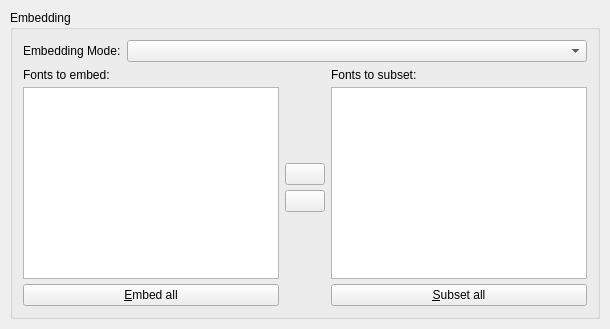
  <widget class="QWidget" name="tabFonts">
   <attribute name="title">
    <string>&amp;Fonts</string>
   </attribute>
   <layout class="QVBoxLayout" name="verticalLayout_2">
    <property name="spacing">
     <number>5</number>
    </property>
    <property name="leftMargin">
     <number>10</number>
    </property>
    <property name="topMargin">
     <number>10</number>
    </property>
    <property name="rightMargin">
     <number>10</number>
    </property>
    <property name="bottomMargin">
     <number>10</number>
    </property>
    <item>
     <widget class="QGroupBox" name="groupFont">
      <property name="title">
       <string>Embedding</string>
      </property>
      <layout class="QVBoxLayout" name="groupFontLayout">
       <property name="leftMargin">
        <number>10</number>
       </property>
       <property name="topMargin">
        <number>10</number>
       </property>
       <property name="rightMargin">
        <number>10</number>
       </property>
       <property name="bottomMargin">
        <number>10</number>
       </property>
       <item>
        <layout class="QHBoxLayout" name="horizontalLayout_5">
         <item>
          <widget class="QLabel" name="label_6">
           <property name="sizePolicy">
            <sizepolicy hsizetype="Maximum" vsizetype="Preferred">
             <horstretch>0</horstretch>
             <verstretch>0</verstretch>
            </sizepolicy>
           </property>
           <property name="text">
            <string>Embedding Mode:</string>
           </property>
          </widget>
         </item>
         <item>
          <widget class="FontEmbeddingCombo" name="fontEmbeddingCombo"/>
         </item>
        </layout>
       </item>
       <item>
        <layout class="QHBoxLayout" name="horizontalLayout_9">
         <item>
          <layout class="QVBoxLayout" name="verticalLayout_6">
           <property name="spacing">
            <number>5</number>
           </property>
           <item>
            <widget class="QLabel" name="label_8">
             <property name="text">
              <string>Fonts to embed:</string>
             </property>
            </widget>
           </item>
           <item>
            <widget class="QListWidget" name="EmbedList"/>
           </item>
           <item>
            <widget class="QPushButton" name="EmbedFonts">
             <property name="text">
              <string>&amp;Embed all</string>
             </property>
            </widget>
           </item>
          </layout>
         </item>
         <item>
          <layout class="QVBoxLayout" name="verticalLayout_8">
           <property name="spacing">
            <number>5</number>
           </property>
           <item>
            <spacer name="verticalSpacer">
             <property name="orientation">
              <enum>Qt::Vertical</enum>
             </property>
             <property name="sizeHint" stdset="0">
              <size>
               <width>20</width>
               <height>40</height>
              </size>
             </property>
            </spacer>
           </item>
           <item>
            <widget class="QPushButton" name="ToSubset">
             <property name="text">
              <string/>
             </property>
            </widget>
           </item>
           <item>
            <widget class="QPushButton" name="FromSubset">
             <property name="text">
              <string/>
             </property>
            </widget>
           </item>
           <item>
            <spacer name="verticalSpacer_2">
             <property name="orientation">
              <enum>Qt::Vertical</enum>
             </property>
             <property name="sizeHint" stdset="0">
              <size>
               <width>20</width>
               <height>40</height>
              </size>
             </property>
            </spacer>
           </item>
          </layout>
         </item>
         <item>
          <layout class="QVBoxLayout" name="verticalLayout_5">
           <property name="spacing">
            <number>5</number>
           </property>
           <item>
            <widget class="QLabel" name="label_9">
             <property name="text">
              <string>Fonts to subset:</string>
             </property>
            </widget>
           </item>
           <item>
            <widget class="QListWidget" name="SubsetList"/>
           </item>
           <item>
            <widget class="QPushButton" name="SubsetFonts">
             <property name="text">
              <string>&amp;Subset all</string>
             </property>
            </widget>
           </item>
          </layout>
         </item>
        </layout>
       </item>
      </layout>
     </widget>
    </item>
   </layout>
  </widget>
